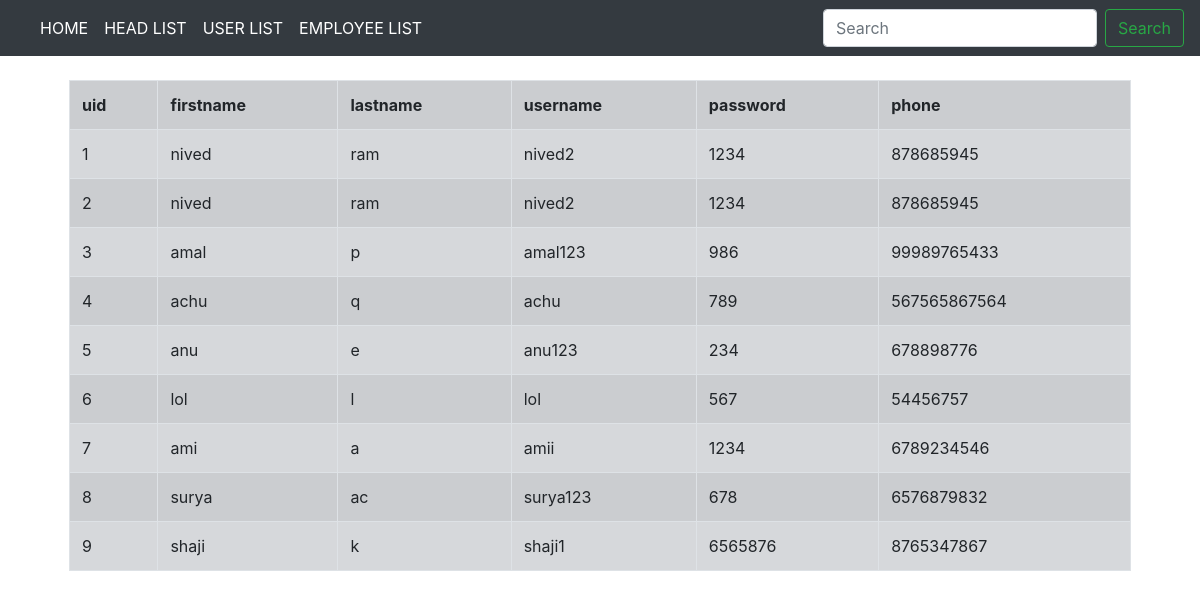
/userview/ (signed in), run on an earlier commit of the app's database.
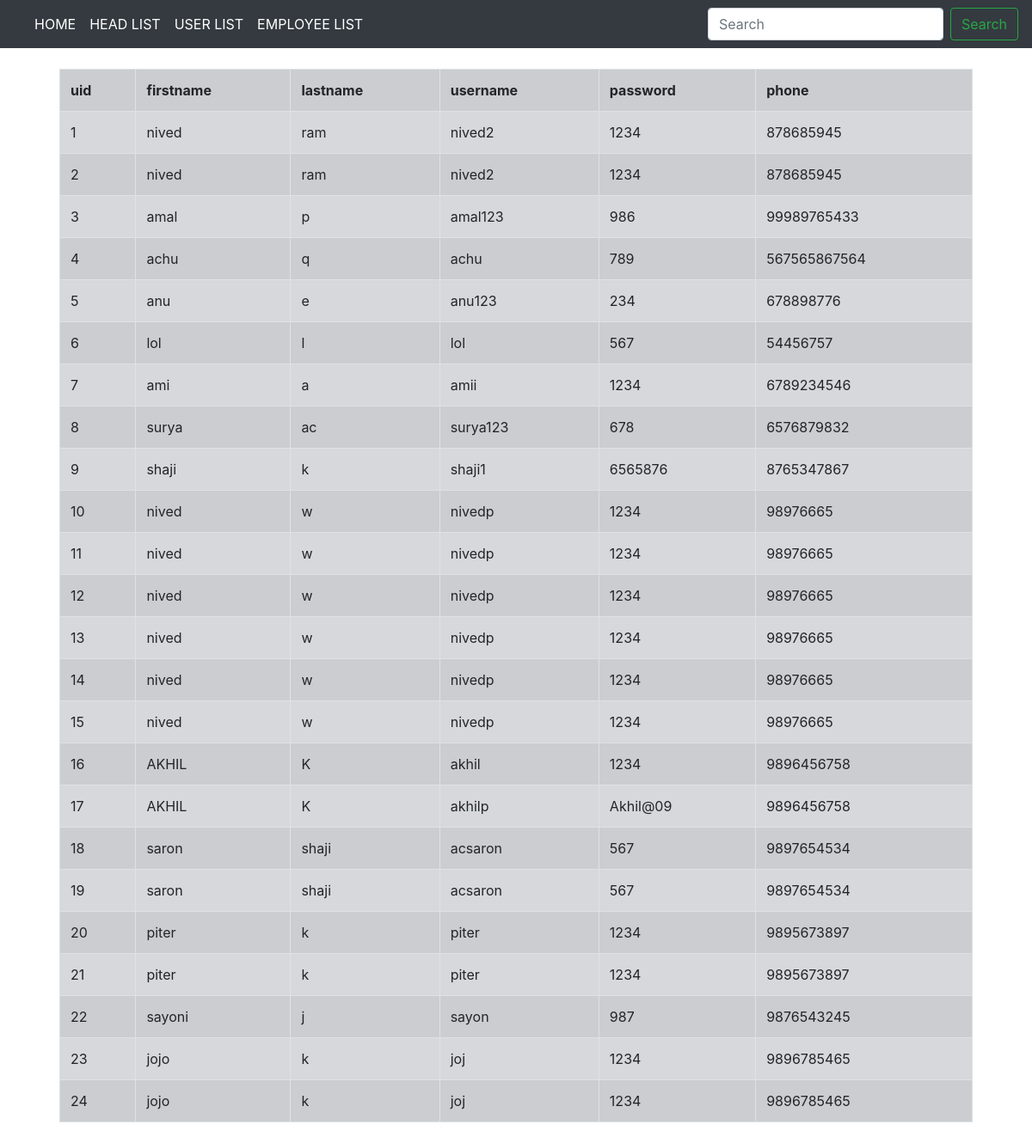
And on a later commit of the database.
### job/models.py (models this page shows)
class userform(models.Model):
    firstname=models.CharField(max_length=50)
    lastname=models.CharField(max_length=50)
    username=models.CharField(max_length=50)
    password=models.CharField(max_length=50)
    phone=models.BigIntegerField()

### job/views.py (the view)
# urls.py: path('userview/',userview,name="userview"),
def userview(request):
    if 'userid' in request.session:
        data=userform.objects.all()
        return render(request,"userview.html",{'name':data})
    else:
        return redirect('userhome')

### job/templates/userview.html (shortened to what this page needs)
{% extends 'adminnav.html'%}
 {% block content %}
<!DOCTYPE html>
 <html lang="en">
 <head>
    <link rel="stylesheet" href="https://cdn.jsdelivr.net/npm/bootstrap@4.0.0/dist/css/bootstrap.min.css">
 </head>
 <body>
    <div class="container">
            <div class="offset-4 m-4">
                <table class="table table-bordered table-striped table-hover table table-secondary">
                    <tr>
                    <th>uid</th>
                    <th>firstname</th>
                    <th>lastname</th>
                    <th>username</th>
                    <th>password</th>
                    <th>phone</th>
                    </tr>
                   {%for i in name%}
                   <tr>
                    <td>{{i.id}}</td>
                    <td>
                        {{i.firstname}}
                    </td>
                    <td>
                        {{i.lastname}}
                    </td>
                    <td>{{i.username}}</td>
                    <td>{{i.password}}</td>
                    <td>{{i.phone}}</td>
                 </tr>
                   {%endfor%}
                </table>
            </div>
        </div>
 </body>
 </html>
{% endblock content %}

What changed in the data, as far as the page shows it:
added userform: id "10", firstname "nived", lastname "w", username "nivedp", password "1234", phone "98976665"
added userform: id "11", firstname "nived", lastname "w", username "nivedp", password "1234", phone "98976665"
added userform: id "12", firstname "nived", lastname "w", username "nivedp", password "1234", phone "98976665"
added userform: id "13", firstname "nived", lastname "w", username "nivedp", password "1234", phone "98976665"
added userform: id "14", firstname "nived", lastname "w", username "nivedp", password "1234", phone "98976665"
added userform: id "15", firstname "nived", lastname "w", username "nivedp", password "1234", phone "98976665"
added userform: id "16", firstname "AKHIL", lastname "K", username "akhil", password "1234", phone "9896456758"
added userform: id "17", firstname "AKHIL", lastname "K", username "akhilp", password "Akhil@09", phone "9896456758"
added userform: id "18", firstname "saron", lastname "shaji", username "acsaron", password "567", phone "9897654534"
added userform: id "19", firstname "saron", lastname "shaji", username "acsaron", password "567", phone "9897654534"
added userform: id "20", firstname "piter", lastname "k", username "piter", password "1234", phone "9895673897"
added userform: id "21", firstname "piter", lastname "k", username "piter", password "1234", phone "9895673897"
added userform: id "22", firstname "sayoni", lastname "j", username "sayon", password "987", phone "9876543245"
added userform: id "23", firstname "jojo", lastname "k", username "joj", password "1234", phone "9896785465"
added userform: id "24", firstname "jojo", lastname "k", username "joj", password "1234", phone "9896785465"
